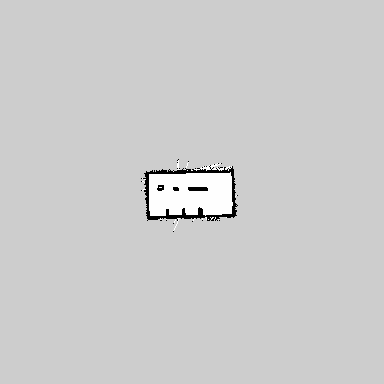
#> input picture assets/map_dtu.pgm, 384 x 384 px
$ python main.py
#> lines starting #> are read from the running program, lines starting #| are printed output that depends on the picture
### Astar_optimised.py
import itertools
from heapq import heappush, heappop
from itertools import count
import numpy as np

global_image = None
global_dimensions = None


def heuristic(a, b):
    """L infinity distance"""
    D = 5.0
    D2 = 1.4
    if a == b:
        return 0
    return D * max(abs(a[0] - b[0]),
                   abs(a[1] - b[1]))  # D * distance(a, b) + (D2 - 2 * D) * min(abs(a[0] - b[0]), abs(a[1] - b[1]))


# [46 lines left out: functions distance, __get_neighbors, not called in this run]


def check_for_obstacle(r, c):
    image = global_image
    dimensions = global_dimensions
    row_pixel, column_pixel, length, width = get_pixel_info(dimensions)
    pixels_inside = image[r - row_pixel - 1: r + row_pixel, c - column_pixel - 1:c + column_pixel]
    if dimensions == (1, 1):
        return image[r, c] > 250
    return (pixels_inside > 250).all()


def get_pixel_info(dimensions):
    length, width = dimensions
    row_pixel = int((length - 1) / 2)
    column_pixel = int((width - 1) / 2)
    return row_pixel, column_pixel, length, width


def __get_neighbors_dimensions(r: int, c: int):
    """
    Return neighbor directly above, below, right, and left
    """
    image = global_image

    dimensions = global_dimensions
    shape = (image.shape[1], image.shape[0])
    neighbors = []
    row_pixel, column_pixel, length, width = get_pixel_info(dimensions)
    # ensure neighbors are within image boundaries
    if r > length:
        if check_for_obstacle(c, r - length):
            distance = np.sqrt(((r - length) - r) ** 2 + (c - c) ** 2)
            neighbors.append(((r - length, c), int(distance)))

    if r > length and c > width:
        if check_for_obstacle((c - width), (r - length)):
            distance = int(np.sqrt(((r - length) - r) ** 2 + (c - (c - width)) ** 2))
            neighbors.append(((r - length, c - width), distance))

    if r < shape[0] - length and r>length:
        if check_for_obstacle(c, r + length):
            distance = int(np.sqrt(((r + length) - r) ** 2 + (c - c) ** 2))
            neighbors.append(((r + length, c), distance))

    if r > length and c < shape[1] - width:
        if check_for_obstacle(c + width, r - length):
            distance = int(np.sqrt(((r - length) - r) ** 2 + ((c + width) - c) ** 2))
            neighbors.append(((r - length, c + width), distance))

    if r < shape[0] - length and r > length:
        if c > width and check_for_obstacle(c - width, r + length):
            distance = int(np.sqrt(((r + length) - r) ** 2 + ((c - width) - c) ** 2))
            neighbors.append(((r + length, c - width), distance))
    if c > width and r > length:
        if check_for_obstacle(c - width, r):
            distance = int(np.sqrt((r - r) ** 2 + ((c - width) - c) ** 2))
            neighbors.append(((r, c - width), distance))

    if r < shape[0] - length and c < shape[1] - width:
        if check_for_obstacle(c + width, r + length):
            distance = int(np.sqrt(((r + length) - r) ** 2 + ((c + width) - c) ** 2))
            neighbors.append(((r + length, c + width), distance))
    if c < shape[1] - width and r > length:
        if check_for_obstacle(c + width, r):
            distance = int(np.sqrt(((r) - r) ** 2 + ((c + width) - c) ** 2))
            neighbors.append(((r, c + width), distance))
    return neighbors


# [24 lines left out: function calculate_neigbours, not called in this run]

def reached_goal(current, goal):
    dimensions = global_dimensions
    r, c = current
    row_pixel, column_pixel, length, width = get_pixel_info(dimensions)
    row = np.arange(r - row_pixel - 1, r + row_pixel)
    column = np.arange(c - column_pixel - 1, c + column_pixel)
    for x, y in itertools.product(row, column):
        distance = int(np.sqrt((goal[0] - x) ** 2 + (goal[1] - y) ** 2))

        if (x, y) == goal or distance < (sum(dimensions)/2):
            return True
    return False


def optimal_path(start, goal, image):
    global global_image, global_dimensions

    global_image = image
    global_dimensions = (5, 5)

    print("shortest path called")
    push = heappush
    pop = heappop
    c = count()
    queue = [(0, next(c), start, 0, None)]
    enqueued = {}
    # Maps explored nodes to parent closest to the source.
    explored = {}

    count1 = 0

    while queue:
        count1 += 1
        # Pop the smallest item from queue.
        _, __, current_node, dist, parent = pop(queue)
        # plt.scatter(current_node[0], current_node[1])
        # if heuristic(current_node, goal) < 2.0:
        if reached_goal(current_node, goal):  # current_node == goal:
            path = [current_node]
            node = parent
            while node is not None:
                path.append(node)
                node = explored[node]
            path.reverse()
            return path

        if current_node in explored:
            # Do not override the parent of starting node
            if explored[current_node] is None:
                continue

            # Skip bad paths that were enqueued before finding a better one
            qcost, h = enqueued[current_node]
            if qcost < dist:
                continue

        explored[current_node] = parent
        neighbors = __get_neighbors_dimensions(current_node[0], current_node[1])
        for neighbor, w in neighbors:
            ncost = dist + w
            if neighbor in enqueued:
                qcost, h = enqueued[neighbor]
                # if qcost <= ncost, a less costly path from the
                # neighbor to the source was already determined.
                # Therefore, we won't attempt to push this neighbor
                # to the queue
                if qcost <= ncost:
                    continue
            else:
                h = heuristic(neighbor, goal)
            enqueued[neighbor] = ncost, h
            push(queue, (ncost + h, next(c), neighbor, ncost, current_node))

### path_smoothing.py
import check_line_of_sight as los
import numpy as np
from collections import namedtuple
from scipy.interpolate import BSpline

import shp


# corner which will hols p0 to p3
corner_control_points = namedtuple("controlPoints",["p0", "p1", "p2", "p3"])


# outputs a list of tuples of coordinates of corners
def find_corners(path):
    corners = []
    # path is a list of tuples of ints
    prevx, prevy = 0, 0
    prevdx, prevdy = 0, 0
    try:
        for i, point in enumerate(path):
            x, y = point
            dx = x-prevx
            dy = y-prevy

            if i == 0:
                prevx, prevy = x, y
                prevdx, prevdy = dx, dy
                continue

            # check if straight
            elif dx == prevdx and dy == prevdy:
                prevx, prevy = x, y
                prevdx, prevdy = dx, dy
                continue

            # found a corner
            else:
                corners.append(np.array((prevx,prevy))) # add prevx because that is where the corner is
                prevx, prevy = x, y
                prevdx, prevdy = dx, dy
        corners.append(path[-1])
        return corners
    except Exception as e:
        print("\n------------------\nfind_corners error:\n------------------\n",e)


# [32 lines left out: function find_control_points, not called in this run]

def display_control_points(obj):
    print("p0", obj.p0, "p1", obj.p1, "p2", obj.p2, "p3", obj.p3)


# line of sight minimisation
# start at p1 check p1-p3, p1-p4 etc. until line of sight is false
def los_minimisation(image, path):
    # find the corners
    corners = find_corners(path)
    newPath = []

    # iterate through to find the smoothed path
    currentP = corners[0] # start at p1
    newPath.append(currentP)
    end = False

    while end == False:
        for i,corner in enumerate(corners):
            if corner[0] == corners[-1][0] and corner[1] == corners[-1][1]: # if the corner is the last
                newPath.append(corner)
                end = True
            elif los.check_line_of_sight(image, currentP[0], currentP[1], corner[0], corner[1]):
                # if line of sight continue
                continue
            else:
                newPath.append(corners[i-1])
                currentP = corners[i-1]
        # remove last index from list of indexes and set that to currentP

    return newPath

def close_corner_merge(image, corners, min_dist = 10):
    new_corners = [corners[0]]
    already_merged = False
    for i, corner in enumerate(corners, start = 1):
        if i == len(corners) - 1:
            break

        next_corner = corners[i+1]
        dist = shp.calc_distance(corner, next_corner)

        if already_merged:
            already_merged = False
            continue
        elif dist < min_dist:
            mid_point = (corner + next_corner) / 2
            print(f"mid_point: {mid_point}")
            new_corners.append(mid_point+1)
            already_merged = True
        else:
            new_corners.append(corner)
    new_corners.append(corners[-1])
    return np.array(new_corners)

### shp.py
"""
SHP Smooth Hypocycloid path, is a path smoothed
as shown in https://journals.sagepub.com/doi/epub/10.5772/63458

using the corner point as the center a circle of r = Rl, can be created.
a smaller circle of r = Rs rolls on the inside of the big circle
creating a hypocycloid

mu = number of cusps
epsilon = Rs / Rl

"""

import math as m
import numpy as np
from numpy.linalg import norm

PI = 3.1415


"""
-------------------
| BASIC FUNCTIONS |
-------------------
"""


def calc_distance(point1, point2):
    return np.linalg.norm((point2-point1))


# [6 lines left out: function calc_unit_vector, not called in this run]


def angle_between(v1, v2, full_rotation=False):
    """
    calculate the angle clockwise from v1 to v2

    Parameters:
    full_rotation:
    """
    return np.arccos(v1.dot(v2)/(norm(v1)*norm(v2)))


def rotate(origin, point, angle):
    """
    Rotate a point counterclockwise by a given angle around a given origin.
    The angle should be given in radians.
    """
    ox, oy = origin
    px, py = point

    qx = ox + m.cos(angle) * (px - ox) - m.sin(angle) * (py - oy)
    qy = oy + m.sin(angle) * (px - ox) + m.cos(angle) * (py - oy)
    return qx, qy


def rotate_curve(curve, center, theta):
    """
    Rotates all the points of a curve around a center for theta radians
    """
    return [rotate(center, coord, theta) for coord in curve]


"""
----------------------
| CREATING THE CURVE |
----------------------
"""
# [9 lines left out: function transition_curve, not called in this run]


def generate_curve(v1, v2, center, curve_factor=4, max_Rl=10):
    """
    will output the hypocycloid arc
     - Rl defining how big the larger circle is
     - eg. how large the curve is
    """
    angle = angle_between(v1, v2)
    mu = 2*PI/angle
    Rl = curve_factor*m.sin(angle/2)

    # limit Rl to midpoint between this center and midpoint
    # to closest corner
    v1_to_center = calc_distance(v1, center)
    v2_to_center = calc_distance(center, v2)

    # to stop it from going to 0 at the start and end
    if v1_to_center > 0 and v2_to_center > 0:
        max_dist = min(v1_to_center, v2_to_center)/2
        if Rl > max_dist:
            Rl = max_dist
    if Rl > max_Rl:
        print(f"Rl: {Rl} so set to max_Rl: {max_Rl}")
        Rl = max_Rl

    Rs = Rl/mu

    coords = []

    # change 3rd argument for resolution of curve
    thetas = np.arange(0, 2*PI/mu, 0.01)

    for theta in thetas:
        # equation 1 from paper
        x = (Rl-Rs)*np.cos(theta)+Rs*np.cos((Rl-Rs)*theta/Rs)
        y = (Rl-Rs)*np.sin(theta)-Rs*np.sin((Rl-Rs)*theta/Rs)
        coords.append((x, y))

    firstV, swapped = find_smaller_angle(v1, v2)
    start = np.array([1, 0])
    # rotates wrong way when firstV[1] is less than 0
    if firstV[1] < 0:
        rcoords = rotate_curve(coords, center, -angle_between(start, firstV))
    else:
        rcoords = rotate_curve(coords, center, angle_between(start, firstV))

    if swapped:
        rcoords.reverse()  # this ensures that the curve goes from v1-v2

    return rcoords


# find which is least rotated from [1,0] then rotate to that one or the other one

def find_smaller_angle(v1, v2):
    """
    finds which angle is smaller v1-v2 or v2-v1 going acw
    returns the vector where going acw from it to the next v
    will be the smallest angle
    """
    x1, y1 = v1
    x2, y2 = v2
    dot = x1*x2 + y1*y2      # dot product between [x1, y1] and [x2, y2]
    det = x1*y2 - y1*x2      # determinant
    angle = m.atan2(det, dot)  # atan2(y, x) or atan2(sin, cos)s
    if angle < 0:
        return v2, True
    return v1, False


# [5 lines left out: function transform, not called in this run]


def shp_curve(point1, point2, center, curve_factor=4, max_Rl=10):
    """
    Creates a Hypocycloidal curve

    distance from center to either points does not matter,
    the curve will generate from a circle drawn arond the center
    Parameters:
    Rl -    radius of the large circle, determines how large
            the curve will be
    """
    # transform points so center is 0,0
    p1 = point1 - center
    p2 = point2 - center
    # generate the curve
    curve = generate_curve(p1, p2, np.array(
        [0, 0]), curve_factor=curve_factor, max_Rl=max_Rl)
    # transform back into old coords
    Tcurve = [point+center for point in curve]
    return Tcurve


def shp_smooth_path(path, curve_factor=4, max_Rl=10):
    """
    Smooth Hypocycloidal path.

    Takes in a path and smooths corners of the path
    using hypocycloids at each corner

    Parameters:
    path - np.array(np.int32)
         - original jagged path compose
           only of the corners
    """
    path = np.array(path)
    print(f"path[0][0]: {type(path[0][0])}")
    new_path = [path[0]]
    prevCorner = path[0]
    for i, corner in enumerate(path[:-1]):
        print(f"i: {i}, corner: {corner}")
        if i == 0 or i == len(path):
            continue
        else:
            curve = shp_curve(
                prevCorner, path[i+1], corner, curve_factor=curve_factor,
                max_Rl=max_Rl)
            prevCorner = curve[-1]
            print(f"curve length: {len(curve)}, type: {type(curve[0])}")
            new_path = np.concatenate((new_path, curve))

    last_point = path[-1][:, None].T  # weird issue
    new_path = np.concatenate((new_path, last_point))

    return new_path

### check_line_of_sight.py
import numpy as np

def check_line_of_sight(image, x1, y1, x2, y2, thresh=200):
    line = get_line(x1,y1,x2,y2)
    # check for collisions
    for point in line:
        value = image[point[1],point[0]] # not sure why the points are flipped, but it works
        if value < thresh: # colliding
            print("collision at:",point,"--value",value)
            return False
    return True


def get_line(x1, y1, x2, y2):
    points = []
    issteep = abs(y2-y1) > abs(x2-x1)
    if issteep:
        x1, y1 = y1, x1
        x2, y2 = y2, x2
    rev = False
    if x1 > x2:
        x1, x2 = x2, x1
        y1, y2 = y2, y1
        rev = True
    deltax = x2 - x1
    deltay = abs(y2-y1)
    error = int(deltax / 2)
    y = y1
    ystep = None
    if y1 < y2:
        ystep = 1
    else:
        ystep = -1
    for x in range(x1, x2 + 1):
        if issteep:
            points.append((y, x))
        else:
            points.append((x, y))
        error -= deltay
        if error < 0:
            y += ystep
            error += deltax
    # Reverse the list if the coordinates were reversed
    if rev:
        points.reverse()
    return points

### main.py
import cv2
import numpy as np
from matplotlib import pyplot as plt

import Astar_optimised as A
import check_line_of_sight as los
import path_smoothing as ps
import shp

# CONSTANTS
DILATION_SIZE = 6


# open the image
#image1 = cv2.imread("./assets/techviko.pgm")
#image1 = cv2.imread("./assets/blank_map_with_obstacle.pgm")
image1 = cv2.imread("./assets/map_dtu.pgm")
#> image1 is the input picture: shape (384, 384, 3); min 0, max 254, mean 204.5
imageNp = np.array(image1)

# dilate the map
kernel = np.ones((DILATION_SIZE, DILATION_SIZE), np.uint8)
img_erosion = cv2.erode(imageNp, kernel, iterations=1)
mapDilated = cv2.dilate(img_erosion, kernel, iterations=1)
mapgs = cv2.cvtColor(mapDilated, cv2.COLOR_BGR2GRAY)


# find the path
# path = A.optimal_path((433, 452), (1490, 1750), mapgs)  # techviko.pgm
# blank_map_with_obstacle.pgm
#path = A.optimal_path((100, 240), (550, 210), mapgs)
path = A.optimal_path((220, 200), (154, 180), mapgs)
#> the loop in optimal_path, `while queue:` made 16 passes
#> neighbors on pass 15: [((155, 185), 5), ((160, 195), 7), ((155, 195), 5)]
#> path = [(220, 200), (215, 200), (210, 200), (205, 200), (200, 200), (195, 200), (190, 200), (185, 200), (180, 200), (175, 200), (170, 195), (165, 195), (160, 195), (155, 190), (155, 185)]


# line of sight minimisation

newPath = ps.los_minimisation(mapgs, path)
#> the loop in find_corners, `for i, point in enumerate(path):` made 15 passes
#> (x, y, dx, dy, prevx, prevy, prevdx, prevdy) on passes 1 to 12: (220, 200, 220, 200, 220, 200, 220, 200), (215, 200, -5, 0, 215, 200, -5, 0), (210, 200, -5, 0, 210, 200, -5, 0), (205, 200, -5, 0, 205, 200, -5, 0), (200, 200, -5, 0, 200, 200, -5, 0), (195, 200, -5, 0, 195, 200, -5, 0), (190, 200, -5, 0, 190, 200, -5, 0), (185, 200, -5, 0, 185, 200, -5, 0), (180, 200, -5, 0, 180, 200, -5, 0), (175, 200, -5, 0, 175, 200, -5, 0), (170, 195, -5, -5, 170, 195, -5, -5), (165, 195, -5, 0, 165, 195, -5, 0)
#> after the loop in find_corners, `for i, point in enumerate(path):`: corners = [[220, 200], [175, 200], [170, 195], [160, 195], [155, 190]]
#> in los_minimisation, `corners = find_corners(path)`: corners = [[220, 200], [175, 200], [170, 195], [160, 195], [155, 190], (155, 185)]
#> in los_minimisation, `currentP = corners[0]`: currentP = [220, 200]
#> after the loop in los_minimisation, `while end == False:`: newPath = [[220, 200], [160, 195], (155, 185)]
#> newPath = [[220, 200], [160, 195], (155, 185)]


# Draw the images
plt.figure(figsize=(12, 12))

# draw corners
corners = ps.find_corners(newPath)
#> the loop in find_corners (call 2), `for i, point in enumerate(path):` made 3 passes
#> (x, y, dx, dy, prevx, prevy, prevdx, prevdy) on passes 1 to 3: (220, 200, 220, 200, 220, 200, 220, 200), (160, 195, -60, -5, 160, 195, -60, -5), (155, 185, -5, -10, 155, 185, -5, -10)
#> corners = [[220, 200], [160, 195], (155, 185)]
cornersx = [coord[0] for coord in corners]
#> cornersx = [220, 160, 155]
cornersy = [coord[1] for coord in corners]
#> cornersy = [200, 195, 185]
plt.scatter(cornersx, cornersy)

# draw new corners
new_corners = ps.close_corner_merge(mapgs, corners, min_dist=100)
#> in close_corner_merge, `new_corners = [corners[0]]`: new_corners = [[220, 200]]
#> the loop in close_corner_merge, `for i, corner in enumerate(corners, start = 1):` made 2 passes
#> (i, corner, next_corner, dist, mid_point, already_merged) on pass 1: (1, [220, 200], (155, 185), 66.71, [187.5, 192.5], True)
#> (i, corner) on pass 2: (2, [160, 195])
#| mid_point: [187.5 192.5]
#> after the loop in close_corner_merge, `for i, corner in enumerate(corners, start = 1):`: new_corners = [[220, 200], [188.5, 193.5]]
#> new_corners = [[220, 200], [188.5, 193.5], [155, 185]]
n_cornersx = [coord[0] for coord in new_corners]
#> n_cornersx = [220, 188.5, 155]
n_cornersy = [coord[1] for coord in new_corners]
#> n_cornersy = [200, 193.5, 185]
plt.scatter(n_cornersx, n_cornersy, c="red")


plt.imshow(image1, plt.cm.gray)  # draw map


# path smoothing
smoothPath = shp.shp_smooth_path(newPath, curve_factor=100, max_Rl=15)
#> in shp_smooth_path, `path = np.array(path)`: path = [[220, 200], [160, 195], [155, 185]]
#| path[0][0]: <class 'numpy.int64'>
#> in shp_smooth_path, `new_path = [path[0]]`: new_path = [[220, 200]]
#> in shp_smooth_path, `prevCorner = path[0]`: prevCorner = [220, 200]
#> the loop in shp_smooth_path, `for i, corner in enumerate(path[:-1]):` made 2 passes
#> corner on pass 2: [160, 195]
#| i: 0, corner: [220 200]
#| i: 1, corner: [160 195]
#| curve length: 212, type: <class 'numpy.ndarray'>


# draw paths
""" try:
    plt.plot(*zip(*newPath), label="los minimised path")  # draw path
except:
    print("no los") """

try:
    plt.plot(*zip(*smoothPath), label="smooth path")  # draw path
except:
    print("no smooth path")

""" try:
    plt.plot(*zip(*path))  # draw path
except:
    print("no path") """

plt.show()
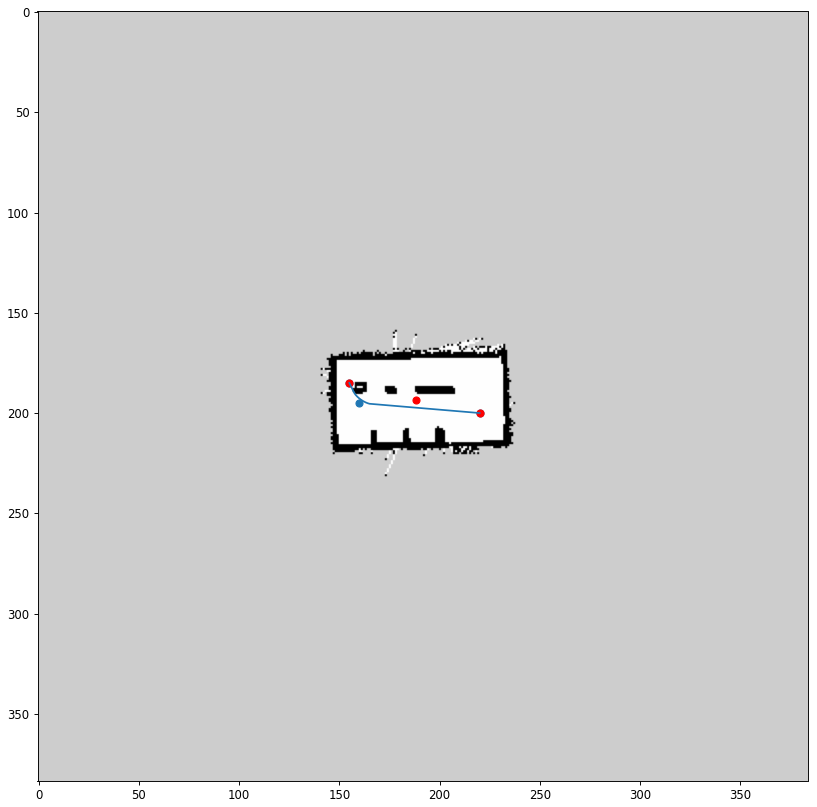
#> figure drawn by matplotlib, 1 panel
